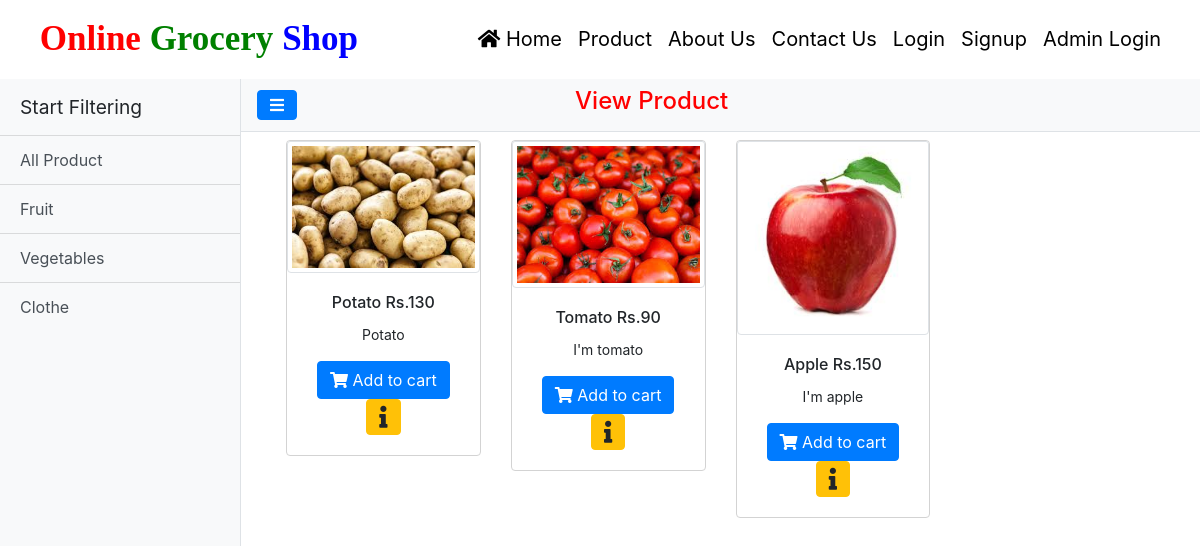
The app's page /user-product/0/ with its own data.
### groceryapp/models.py (models this page shows, shortened)
class Category(models.Model):
    name = models.CharField(max_length=100, null=True, blank=True)
    created = models.DateTimeField(auto_now_add=True)

class Product(models.Model):
    category = models.ForeignKey(Category, on_delete=models.CASCADE, null=True, blank=True)
    name = models.CharField(max_length=100, null=True, blank=True)
    image = models.FileField(null=True, blank=True)
    description = models.TextField(null=True, blank=True)
    price = models.CharField(max_length=100, null=True, blank=True)
    discount = models.CharField(max_length=100, null=True, blank=True)
    updated = models.DateTimeField(auto_now=True)
    created = models.DateTimeField(auto_now_add=True)

### groceryapp/views.py (the view)
# urls.py: path('user-product/<int:pid>/', user_product, name="user_product"),
def user_product(request,pid):
    if pid == 0:
        product = Product.objects.all()
    else:
        category = Category.objects.get(id=pid)
        product = Product.objects.filter(category=category)
    allcategory = Category.objects.all()
    return render(request, "user-product.html", locals())

### groceryapp/templates/user-product.html (shortened to what this page needs)
{% include 'navigation.html' %}
{% load static %}
<link href="{% static 'css/simple-sidebar.css' %}" rel="stylesheet">
<div class="d-flex" id="wrapper">
  <div class="bg-light border-right" id="sidebar-wrapper">
    <div class="sidebar-heading">
Start Filtering</div>
      <div class="list-group list-group-flush">
        <a href="{% url 'user_product' 0 %}" class="list-group-item list-group-item-action bg-light">
All Product</a>
        {% for i in allcategory %}
          <a href="{% url 'user_product' i.id %}" class="list-group-item list-group-item-action bg-light">
{{i.name}}</a>
        {% endfor %}
      </div>
    </div>
    <div id="page-content-wrapper">
      <nav class="navbar navbar-expand-lg navbar-light bg-light border-bottom">
        <button class="btn btn-primary" id="menu-toggle">
<i class="fa fa-bars">
</i>
</button>
        <h4 style="color:red;margin-left:30%">
View {{category.name}} Product</h4>
      </nav>
      <div class="container-fluid mt-2">
          <div class="container-fluid">
              <div class="row w-100 mx-auto">
                {% for j in product %}
                <div class="col-md-3">
                    <div class="card" align="center" style="border:1px solid lightgrey">
                        <img class="card-img-top img-thumbnail" src="{{j.image.url}}" style="width:100%" alt="card-img">
                        <div class="card-body">
                          <h6 class="card-title">
                            {{j.name}} Rs.{{j.price}}</h6>
                          <p class="card-text" style="font-size:14px">{{j.description}}</p>
                            <a href="/add-to-cart/{{j.id}}/" class="btn btn-primary">
                            <i class="fa fa-shopping-cart"></i> Add to cart
                            </a>
                                <a href="/product-detail/{{j.id}}/" class="btn btn-warning">
                                <i class="fa fa-info" style="font-size:22px"></i>
                            </a>
                        </div>
                      </div>
                  </div>
                {% endfor %}
              </div>
          </div>
      </div>
    </div>
  </div>

### groceryapp/templates/navigation.html (shortened to what this page needs)
{% load static %}
<link rel="stylesheet" href="https://stackpath.bootstrapcdn.com/bootstrap/4.1.3/css/bootstrap.min.css"
>
<link rel="stylesheet" href="https://use.fontawesome.com/releases/v5.2.0/css/all.css"
>
<link rel="stylesheet" href="https://cdnjs.cloudflare.com/ajax/libs/animate.css/3.7.2/animate.min.css">
<link rel="stylesheet" href="{% static 'css/mystyle.css' %}">
<nav class="navbar navbar-expand-sm navbar-light">
    <div class="container-fluid">
        <a href="#" class="navbar-brand">
            &nbsp;<span style="color:red">Online</span>
            <span style="color:green">Grocery</span>
            <span style="color:blue">Shop</span></a>
        <div class="collapse navbar-collapse text-center" id="myMenu">
            <ul class="navbar-nav pl-5 custom-nav ml-auto">
                <li class="nav-item"><a href="/main/" class="nav-link"><i class="fas fa-home"></i>
                    Home{{is_authenticated}}</a></li>
                <li class="nav-item"><a href="/user-product/0/" class="nav-link">Product</a></li>
                {% if not request.user.is_authenticated %}
                <li class="nav-item"><a href="/about/" class="nav-link">About Us</a></li>
                <li class="nav-item"><a href="/contact/" class="nav-link">Contact Us</a></li>
                <li class="nav-item"><a href="{% url 'userlogin' %}" class="nav-link">Login</a></li>
                <li class="nav-item"><a href="{% url 'registration' %}" class="nav-link">Signup</a></li>
                <li class="nav-item"><a href="{% url 'admin_login' %}" class="nav-link">Admin Login</a></li>
                {% endif %}
            </ul>
        </div>
    </div>
</nav>

### groceryapp/static/css/mystyle.css (style rules this page uses)
.navbar-brand { font-family: 'Monotype Corsiva'; font-size: 35px; font-weight: bold; }
.nav-link,.dropdown-item { color: black !important; font-size : 20px }

### groceryapp/static/css/simple-sidebar.css (style rules this page uses)
#sidebar-wrapper { min-height: 100vh; margin-left: -15rem; -webkit-transition: margin .25s ease-out; -moz-transition: margin .25s ease-out; -o-transition: margin .25s ease-out; transition: margin .25s ease-out; }
#sidebar-wrapper .sidebar-heading { padding: 0.875rem 1.25rem; font-size: 1.2rem; }
#sidebar-wrapper .list-group { width: 15rem; }
#page-content-wrapper { min-width: 100vw; }
@media (min-width: 768px) { #sidebar-wrapper { margin-left: 0; } }
@media (min-width: 768px) { #page-content-wrapper { min-width: 0; width: 100%; } }

### records on screen
Category: name "Fruit"
Category: name "Vegetables"
Category: name "Clothe"
Product: image (picture), name "Potato", price "130", description "Potato"
Product: image (picture), name "Tomato", price "90", description "I'm tomato"
Product: image (picture), name "Apple", price "150", description "I'm apple"
